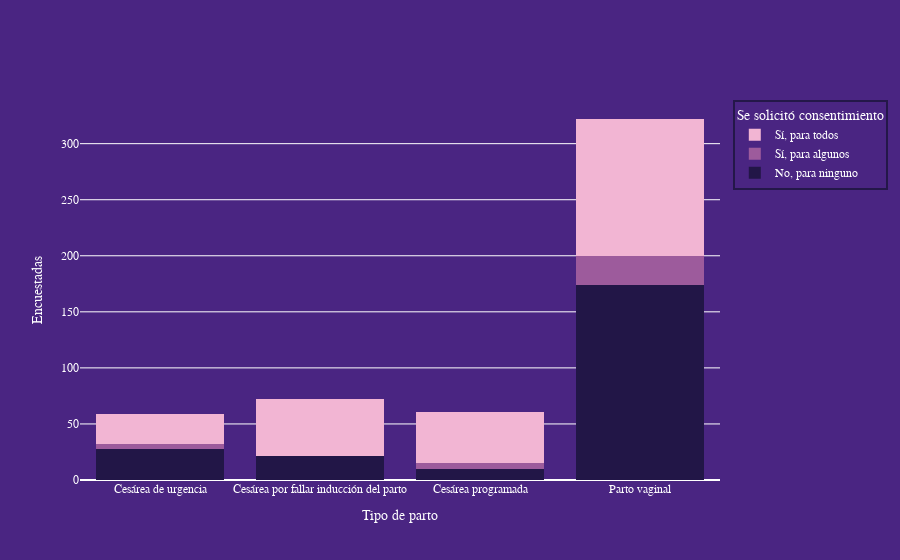

Notebook code for this chart:
### Code cell
tipo_parto = [
    'Cesárea de urgencia', 
    'Cesárea por fallar inducción del parto', 
    'Cesárea programada', 
    'Parto vaginal'
    ]

fig = go.Figure(data=[
    go.Bar(name='No, para ninguno', x=tipo_parto, y=consentimiento.iloc[0, 1:5], marker_color='#221647', marker_line_width=0),
    go.Bar(name='Sí, para algunos', x=tipo_parto, y=consentimiento.iloc[1, 1:5], marker_color='#9d5b9c', marker_line_width=0),
    go.Bar(name='Sí, para todos', x=tipo_parto, y=consentimiento.iloc[2, 1:5], marker_color='#f2b5d3', marker_line_width=0)
])

# Change the bar mode
fig.update_layout(
    barmode='stack', 
    xaxis_title='Tipo de parto', 
    yaxis_title='Encuestadas',
    paper_bgcolor='#4A2582',
    plot_bgcolor='#4A2582',
    font_color = 'white', 
    font_family='Arial',
    legend_bgcolor='#4A2582',
    legend_bordercolor='#241749',
    legend_borderwidth=2,
    legend_font_color='white',
    legend_title="Se solicitó consentimiento",
    legend_title_side='top',
    hoverlabel_font_family='Arial',
    modebar_remove=['lasso', 'autoscale', 'zoom', 'pan', 'zoomin', 'zoomout', 'select', 'reset', 'resetscale', 'toimage'],
    )

fig.show()

fig.write_html(f'{figures}/consentimiento_parto.html')

### Figure 1 — Plotly figure (JSON) as saved in the notebook; plotly's stock layout.template omitted (floating-point values rounded to 4 significant figures)
{"data": [{"marker": {"color": "#221647", "line": {"width": 0}}, "name": "No, para ninguno", "type": "bar", "x": ["Cesárea de urgencia", "Cesárea por fallar inducción del parto", "Cesárea programada", "Parto vaginal"], "y": [28, 21, 10, 174]}, {"marker": {"color": "#9d5b9c", "line": {"width": 0}}, "name": "Sí, para algunos", "type": "bar", "x": ["Cesárea de urgencia", "Cesárea por fallar inducción del parto", "Cesárea programada", "Parto vaginal"], "y": [4, null, 5, 26]}, {"marker": {"color": "#f2b5d3", "line": {"width": 0}}, "name": "Sí, para todos", "type": "bar", "x": ["Cesárea de urgencia", "Cesárea por fallar inducción del parto", "Cesárea programada", "Parto vaginal"], "y": [27, 51, 46, 122]}], "layout": {"barmode": "stack", "font": {"color": "white", "family": "Arial"}, "hoverlabel": {"font": {"family": "Arial"}}, "legend": {"bgcolor": "#4A2582", "bordercolor": "#241749", "borderwidth": 2, "font": {"color": "white"}, "title": {"side": "top", "text": "Se solicitó consentimiento"}}, "modebar": {"remove": ["lasso", "autoscale", "zoom", "pan", "zoomin", "zoomout", "select", "reset", "resetscale", "toimage"]}, "paper_bgcolor": "#4A2582", "plot_bgcolor": "#4A2582", "xaxis": {"title": {"text": "Tipo de parto"}}, "yaxis": {"title": {"text": "Encuestadas"}}}}
